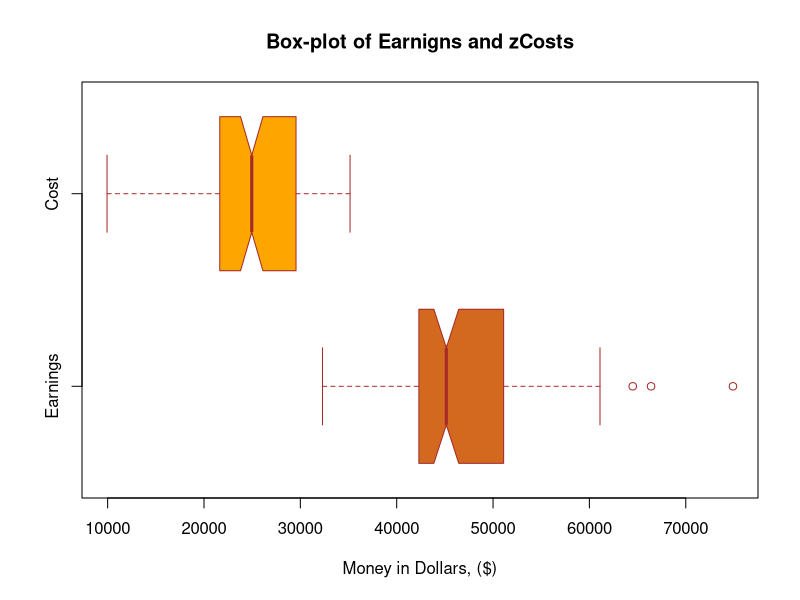
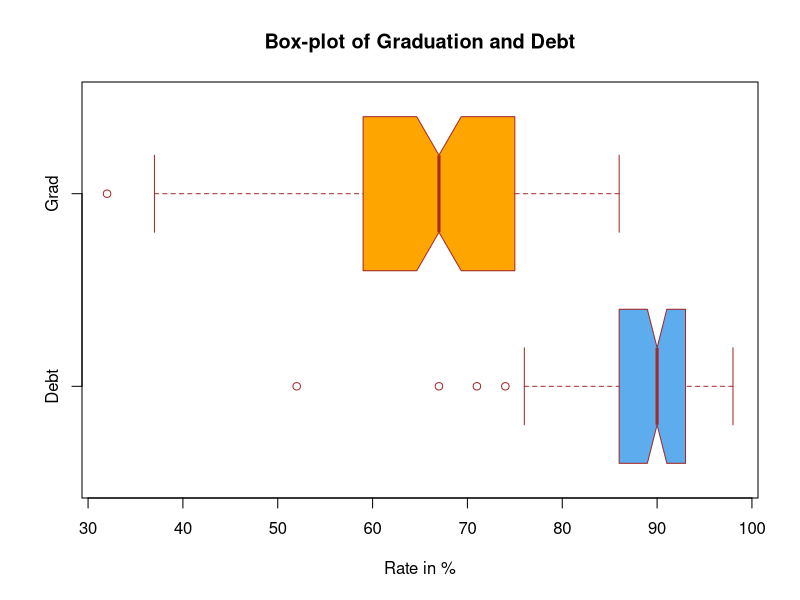

Here is the R script that generated these plots, in order:
getwd()
setwd("/Users/aldenbutzke/Desktop/Datamining")
getwd()
rm(list = ls())


########### functions
# basicStats() 
# names()
# summary() more basic than basicstats



college<-read.csv("College.csv", header = TRUE)
head(college, 2)

### can use summary in many ways, but works best for numerical data 

library(fBasics) #something weird with loading it 

##### how to remove scientific/engineering notation 

options(scipen=999)  #### this removes R's capacity to use scientific notation

EarnStat<-round(basicStats(college$Earnings), 2)

names(EarnStat)<-c("Values") #### making it a vector is preventive, it likes vectors 
EarnStat

CostStat<-round(basicStats(college$Cost), 2)
names(CostStat)<-c("Values")

CostStat

GradStat<-round(basicStats(college$Grad), 2)

names(GradStat)<-c("Values")


DebtStat<-round(basicStats(college$Debt), 2)

names(DebtStat)<-c("Values")

MeanDebt<-DebtStat$Values[7]


##### summary() 

summary(college$Earnings)
summary(college$Cost)

###### main tool is the box plot, five number summary 
###### we wantt o create plots for data of similar scale 
##### if not on the same scale then complete independent plots 

# [rows, columns]

college[c(2,4),c("Earnings", "Cost")]

boxplot(college[, c("Earnings", "Cost")], ### pulls the data, creates two box plots on same graph 
  main = "Box-plot of Earnigns and zCosts",  ### main label 
  col = c("Chocolate", "Orange"), #colors of each plot
  horizontal = T, # turns them sideways 
  border = "brown", #this colors border of plot
  notch = T, # we want a notched box
  xlab = "Money in Dollars, ($)"
  
  
  
  
)

p2<-boxplot(college[, c("Debt", "Grad")], ### pulls the data, creates two box plots on same graph 
        main = "Box-plot of Graduation and Debt",  ### main label 
        col = c("steelblue2", "orange"), #colors of each plot
        horizontal = T, # turns them sideways 
        border = "brown", #this colors border of plot
        notch = T, # we want a notched box
        xlab = "Rate in %")

##### Outliers 
